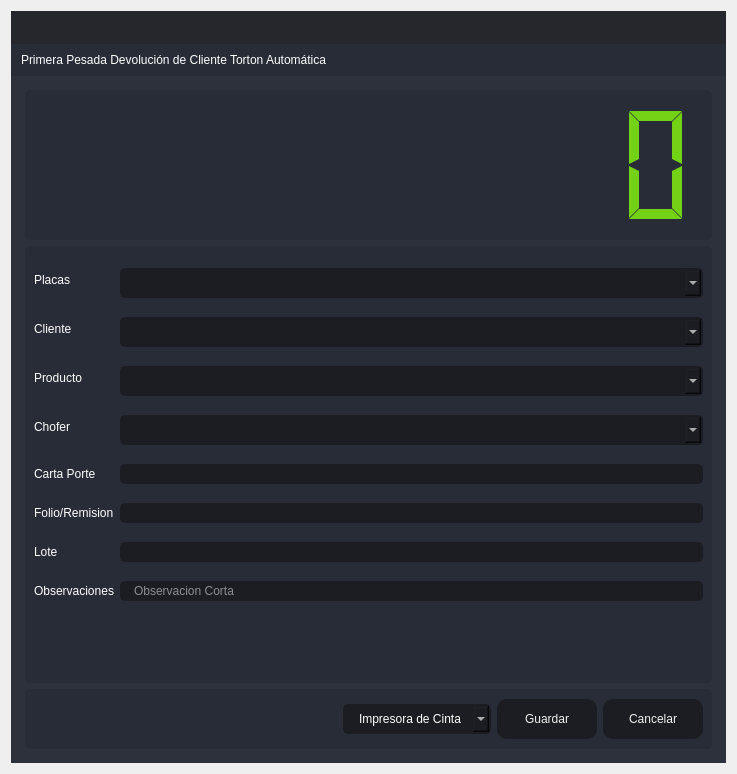
<?xml version="1.0" encoding="UTF-8"?>
<ui version="4.0">
 <class>PrimeraPDC</class>
 <widget class="QDialog" name="PrimeraPDC">
  <property name="windowModality">
   <enum>Qt::ApplicationModal</enum>
  </property>
  <property name="geometry">
   <rect>
    <x>0</x>
    <y>0</y>
    <width>737</width>
    <height>774</height>
   </rect>
  </property>
  <property name="minimumSize">
   <size>
    <width>737</width>
    <height>774</height>
   </size>
  </property>
  <property name="maximumSize">
   <size>
    <width>737</width>
    <height>774</height>
   </size>
  </property>
  <property name="windowTitle">
   <string>Primera Pesada Devolución de Cliente Torton Automática</string>
  </property>
  <layout class="QVBoxLayout" name="verticalLayout_6">
   <item>
    <widget class="QFrame" name="frame_main">
     <property name="styleSheet">
      <string notr="true">/* LINE EDIT */
QLineEdit {
	background-color: rgb(27, 29, 35);
	border-radius: 5px;
	border: 2px solid rgb(27, 29, 35);
	padding-left: 10px;
}
QLineEdit:hover {
	border: 2px solid rgb(64, 71, 88);
}
QLineEdit:focus {
	border: 2px solid rgb(91, 101, 124);
}

/* SCROLL BARS */
QScrollBar:horizontal {
    border: none;
    background: rgb(52, 59, 72);
    height: 14px;
    margin: 0px 21px 0 21px;
	border-radius: 0px;
}
QScrollBar::handle:horizontal {
    background: rgb(85, 170, 255);
    min-width: 25px;
	border-radius: 7px
}
QScrollBar::add-line:horizontal {
    border: none;
    background: rgb(55, 63, 77);
    width: 20px;
	border-top-right-radius: 7px;
    border-bottom-right-radius: 7px;
    subcontrol-position: right;
    subcontrol-origin: margin;
}
QScrollBar::sub-line:horizontal {
    border: none;
    background: rgb(55, 63, 77);
    width: 20px;
	border-top-left-radius: 7px;
    border-bottom-left-radius: 7px;
    subcontrol-position: left;
    subcontrol-origin: margin;
}
QScrollBar::up-arrow:horizontal, QScrollBar::down-arrow:horizontal
{
     background: none;
}
QScrollBar::add-page:horizontal, QScrollBar::sub-page:horizontal
{
     background: none;
}
 QScrollBar:vertical {
	border: none;
    background: rgb(52, 59, 72);
    width: 14px;
    margin: 21px 0 21px 0;
	border-radius: 0px;
 }
 QScrollBar::handle:vertical {	
	background: rgb(85, 170, 255);
    min-height: 25px;
	border-radius: 7px
 }
 QScrollBar::add-line:vertical {
     border: none;
    background: rgb(55, 63, 77);
     height: 20px;
	border-bottom-left-radius: 7px;
    border-bottom-right-radius: 7px;
     subcontrol-position: bottom;
     subcontrol-origin: margin;
 }
 QScrollBar::sub-line:vertical {
	border: none;
    background: rgb(55, 63, 77);
     height: 20px;
	border-top-left-radius: 7px;
    border-top-right-radius: 7px;
     subcontrol-position: top;
     subcontrol-origin: margin;
 }
 QScrollBar::up-arrow:vertical, QScrollBar::down-arrow:vertical {
     background: none;
 }

 QScrollBar::add-page:vertical, QScrollBar::sub-page:vertical {
     background: none;
 }

/* CHECKBOX */
QCheckBox::indicator {
    border: 3px solid rgb(52, 59, 72);
	width: 15px;
	height: 15px;
	border-radius: 10px;
    background: rgb(44, 49, 60);
}
QCheckBox::indicator:hover {
    border: 3px solid rgb(58, 66, 81);
}
QCheckBox::indicator:checked {
    background: 3px solid rgb(52, 59, 72);
	border: 3px solid rgb(52, 59, 72);	
	background-image: url(:/16x16/icons/16x16/cil-check-alt.png);
}

/* RADIO BUTTON */
QRadioButton::indicator {
    border: 3px solid rgb(52, 59, 72);
	width: 15px;
	height: 15px;
	border-radius: 10px;
    background: rgb(44, 49, 60);
}
QRadioButton::indicator:hover {
    border: 3px solid rgb(58, 66, 81);
}
QRadioButton::indicator:checked {
    background: 3px solid rgb(94, 106, 130);
	border: 3px solid rgb(52, 59, 72);	
}

/* COMBOBOX */
QComboBox{
	background-color: rgb(27, 29, 35);
	border-radius: 5px;
	border: 2px solid rgb(27, 29, 35);
	padding: 5px;
	padding-left: 10px;
}
QComboBox:hover{
	border: 2px solid rgb(64, 71, 88);
}
QComboBox::drop-down {
	subcontrol-origin: padding;
	subcontrol-position: top right;
	width: 25px; 
	border-left-width: 3px;
	border-left-color: rgba(39, 44, 54, 150);
	border-left-style: solid;
	border-top-right-radius: 3px;
	border-bottom-right-radius: 3px;	
	background-image: url(:/16x16/icons/16x16/cil-arrow-bottom.png);
	background-position: center;
	background-repeat: no-reperat;
 }
QComboBox QAbstractItemView {
	color: rgb(85, 170, 255);	
	background-color: rgb(27, 29, 35);
	padding: 10px;
	selection-background-color: rgb(39, 44, 54);
}

/* SLIDERS */
QSlider::groove:horizontal {
    border-radius: 9px;
    height: 18px;
	margin: 0px;
	background-color: rgb(52, 59, 72);
}
QSlider::groove:horizontal:hover {
	background-color: rgb(55, 62, 76);
}
QSlider::handle:horizontal {
    background-color: rgb(85, 170, 255);
    border: none;
    height: 18px;
    width: 18px;
    margin: 0px;
	border-radius: 9px;
}
QSlider::handle:horizontal:hover {
    background-color: rgb(105, 180, 255);
}
QSlider::handle:horizontal:pressed {
    background-color: rgb(65, 130, 195);
}

QSlider::groove:vertical {
    border-radius: 9px;
    width: 18px;
    margin: 0px;
	background-color: rgb(52, 59, 72);
}
QSlider::groove:vertical:hover {
	background-color: rgb(55, 62, 76);
}
QSlider::handle:vertical {
    background-color: rgb(85, 170, 255);
	border: none;
    height: 18px;
    width: 18px;
    margin: 0px;
	border-radius: 9px;
}
QSlider::handle:vertical:hover {
    background-color: rgb(105, 180, 255);
}
QSlider::handle:vertical:pressed {
    background-color: rgb(65, 130, 195);
}

</string>
     </property>
     <property name="frameShape">
      <enum>QFrame::NoFrame</enum>
     </property>
     <property name="frameShadow">
      <enum>QFrame::Raised</enum>
     </property>
     <layout class="QVBoxLayout" name="verticalLayout">
      <property name="spacing">
       <number>0</number>
      </property>
      <property name="leftMargin">
       <number>0</number>
      </property>
      <property name="topMargin">
       <number>0</number>
      </property>
      <property name="rightMargin">
       <number>0</number>
      </property>
      <property name="bottomMargin">
       <number>0</number>
      </property>
      <item>
       <widget class="QFrame" name="frame_top">
        <property name="minimumSize">
         <size>
          <width>0</width>
          <height>65</height>
         </size>
        </property>
        <property name="maximumSize">
         <size>
          <width>16777215</width>
          <height>65</height>
         </size>
        </property>
        <property name="styleSheet">
         <string notr="true">background-color: transparent;</string>
        </property>
        <property name="frameShape">
         <enum>QFrame::NoFrame</enum>
        </property>
        <property name="frameShadow">
         <enum>QFrame::Raised</enum>
        </property>
        <layout class="QHBoxLayout" name="horizontalLayout_3">
         <property name="spacing">
          <number>0</number>
         </property>
         <property name="leftMargin">
          <number>0</number>
         </property>
         <property name="topMargin">
          <number>0</number>
         </property>
         <property name="rightMargin">
          <number>0</number>
         </property>
         <property name="bottomMargin">
          <number>0</number>
         </property>
         <item>
          <widget class="QFrame" name="frame_toggle">
           <property name="maximumSize">
            <size>
             <width>70</width>
             <height>16777215</height>
            </size>
           </property>
           <property name="styleSheet">
            <string notr="true">background-color: rgb(27, 29, 35);</string>
           </property>
           <property name="frameShape">
            <enum>QFrame::NoFrame</enum>
           </property>
           <property name="frameShadow">
            <enum>QFrame::Raised</enum>
           </property>
           <layout class="QVBoxLayout" name="verticalLayout_3">
            <property name="spacing">
             <number>0</number>
            </property>
            <property name="leftMargin">
             <number>0</number>
            </property>
            <property name="topMargin">
             <number>0</number>
            </property>
            <property name="rightMargin">
             <number>0</number>
            </property>
            <property name="bottomMargin">
             <number>0</number>
            </property>
           </layout>
          </widget>
         </item>
         <item>
          <widget class="QFrame" name="frame_top_right">
           <property name="styleSheet">
            <string notr="true">background: transparent;</string>
           </property>
           <property name="frameShape">
            <enum>QFrame::NoFrame</enum>
           </property>
           <property name="frameShadow">
            <enum>QFrame::Raised</enum>
           </property>
           <layout class="QVBoxLayout" name="verticalLayout_2">
            <property name="spacing">
             <number>0</number>
            </property>
            <property name="leftMargin">
             <number>0</number>
            </property>
            <property name="topMargin">
             <number>0</number>
            </property>
            <property name="rightMargin">
             <number>0</number>
            </property>
            <property name="bottomMargin">
             <number>0</number>
            </property>
            <item>
             <widget class="QFrame" name="frame_top_btns">
              <property name="maximumSize">
               <size>
                <width>16777215</width>
                <height>42</height>
               </size>
              </property>
              <property name="styleSheet">
               <string notr="true">background-color: rgba(27, 29, 35, 200)</string>
              </property>
              <property name="frameShape">
               <enum>QFrame::NoFrame</enum>
              </property>
              <property name="frameShadow">
               <enum>QFrame::Raised</enum>
              </property>
              <layout class="QHBoxLayout" name="horizontalLayout_4">
               <property name="spacing">
                <number>0</number>
               </property>
               <property name="leftMargin">
                <number>0</number>
               </property>
               <property name="topMargin">
                <number>0</number>
               </property>
               <property name="rightMargin">
                <number>0</number>
               </property>
               <property name="bottomMargin">
                <number>0</number>
               </property>
               <item>
                <widget class="QFrame" name="frame_label_top_btns">
                 <property name="sizePolicy">
                  <sizepolicy hsizetype="Expanding" vsizetype="Preferred">
                   <horstretch>0</horstretch>
                   <verstretch>0</verstretch>
                  </sizepolicy>
                 </property>
                 <property name="frameShape">
                  <enum>QFrame::NoFrame</enum>
                 </property>
                 <property name="frameShadow">
                  <enum>QFrame::Raised</enum>
                 </property>
                 <layout class="QHBoxLayout" name="horizontalLayout_10">
                  <property name="spacing">
                   <number>0</number>
                  </property>
                  <property name="leftMargin">
                   <number>5</number>
                  </property>
                  <property name="topMargin">
                   <number>0</number>
                  </property>
                  <property name="rightMargin">
                   <number>10</number>
                  </property>
                  <property name="bottomMargin">
                   <number>0</number>
                  </property>
                 </layout>
                </widget>
               </item>
               <item alignment="Qt::AlignRight">
                <widget class="QFrame" name="frame_btns_right">
                 <property name="sizePolicy">
                  <sizepolicy hsizetype="Expanding" vsizetype="Preferred">
                   <horstretch>0</horstretch>
                   <verstretch>0</verstretch>
                  </sizepolicy>
                 </property>
                 <property name="maximumSize">
                  <size>
                   <width>120</width>
                   <height>16777215</height>
                  </size>
                 </property>
                 <property name="frameShape">
                  <enum>QFrame::NoFrame</enum>
                 </property>
                 <property name="frameShadow">
                  <enum>QFrame::Raised</enum>
                 </property>
                 <layout class="QHBoxLayout" name="horizontalLayout_5">
                  <property name="spacing">
                   <number>0</number>
                  </property>
                  <property name="leftMargin">
                   <number>0</number>
                  </property>
                  <property name="topMargin">
                   <number>0</number>
                  </property>
                  <property name="rightMargin">
                   <number>0</number>
                  </property>
                  <property name="bottomMargin">
                   <number>0</number>
                  </property>
                 </layout>
                </widget>
               </item>
              </layout>
             </widget>
            </item>
            <item>
             <widget class="QFrame" name="frame_top_info">
              <property name="maximumSize">
               <size>
                <width>16777215</width>
                <height>65</height>
               </size>
              </property>
              <property name="styleSheet">
               <string notr="true">background-color: rgb(39, 44, 54);</string>
              </property>
              <property name="frameShape">
               <enum>QFrame::NoFrame</enum>
              </property>
              <property name="frameShadow">
               <enum>QFrame::Raised</enum>
              </property>
              <layout class="QHBoxLayout" name="horizontalLayout_8">
               <property name="spacing">
                <number>0</number>
               </property>
               <property name="leftMargin">
                <number>10</number>
               </property>
               <property name="topMargin">
                <number>0</number>
               </property>
               <property name="rightMargin">
                <number>10</number>
               </property>
               <property name="bottomMargin">
                <number>0</number>
               </property>
               <item>
                <widget class="QLabel" name="label">
                 <property name="styleSheet">
                  <string notr="true">font: 75 16pt &quot;MS Shell Dlg 2&quot;;
color: rgb(255, 255, 255);</string>
                 </property>
                 <property name="text">
                  <string>Primera Pesada Devolución de Cliente Torton Automática</string>
                 </property>
                </widget>
               </item>
              </layout>
             </widget>
            </item>
           </layout>
          </widget>
         </item>
        </layout>
       </widget>
      </item>
      <item>
       <widget class="QFrame" name="frame_center">
        <property name="sizePolicy">
         <sizepolicy hsizetype="Expanding" vsizetype="Expanding">
          <horstretch>0</horstretch>
          <verstretch>0</verstretch>
         </sizepolicy>
        </property>
        <property name="styleSheet">
         <string notr="true">background-color: rgb(40, 44, 52);</string>
        </property>
        <property name="frameShape">
         <enum>QFrame::NoFrame</enum>
        </property>
        <property name="frameShadow">
         <enum>QFrame::Raised</enum>
        </property>
        <layout class="QHBoxLayout" name="horizontalLayout_2">
         <property name="spacing">
          <number>0</number>
         </property>
         <property name="leftMargin">
          <number>0</number>
         </property>
         <property name="topMargin">
          <number>0</number>
         </property>
         <property name="rightMargin">
          <number>0</number>
         </property>
         <property name="bottomMargin">
          <number>0</number>
         </property>
         <item>
          <widget class="QFrame" name="frame_content_right">
           <property name="styleSheet">
            <string notr="true">background-color: rgb(44, 49, 60);</string>
           </property>
           <property name="frameShape">
            <enum>QFrame::NoFrame</enum>
           </property>
           <property name="frameShadow">
            <enum>QFrame::Raised</enum>
           </property>
           <layout class="QVBoxLayout" name="verticalLayout_4">
            <property name="spacing">
             <number>0</number>
            </property>
            <property name="leftMargin">
             <number>0</number>
            </property>
            <property name="topMargin">
             <number>0</number>
            </property>
            <property name="rightMargin">
             <number>0</number>
            </property>
            <property name="bottomMargin">
             <number>0</number>
            </property>
            <item>
             <widget class="QFrame" name="frame_content">
              <property name="frameShape">
               <enum>QFrame::NoFrame</enum>
              </property>
              <property name="frameShadow">
               <enum>QFrame::Raised</enum>
              </property>
              <layout class="QVBoxLayout" name="verticalLayout_9">
               <property name="spacing">
                <number>0</number>
               </property>
               <property name="leftMargin">
                <number>5</number>
               </property>
               <property name="topMargin">
                <number>5</number>
               </property>
               <property name="rightMargin">
                <number>5</number>
               </property>
               <property name="bottomMargin">
                <number>5</number>
               </property>
               <item>
                <widget class="QStackedWidget" name="stackedWidget">
                 <property name="styleSheet">
                  <string notr="true">background: transparent;</string>
                 </property>
                 <property name="currentIndex">
                  <number>0</number>
                 </property>
                 <widget class="QWidget" name="page_home">
                  <layout class="QVBoxLayout" name="verticalLayout_10">
                   <item>
                    <widget class="QFrame" name="frame_3">
                     <property name="minimumSize">
                      <size>
                       <width>0</width>
                       <height>150</height>
                      </size>
                     </property>
                     <property name="maximumSize">
                      <size>
                       <width>16777215</width>
                       <height>150</height>
                      </size>
                     </property>
                     <property name="styleSheet">
                      <string notr="true">background-color: rgb(39, 44, 54);
border-radius: 5px;</string>
                     </property>
                     <property name="frameShape">
                      <enum>QFrame::StyledPanel</enum>
                     </property>
                     <property name="frameShadow">
                      <enum>QFrame::Raised</enum>
                     </property>
                     <layout class="QVBoxLayout" name="verticalLayout_11">
                      <item>
                       <layout class="QVBoxLayout" name="verticalLayout_8">
                        <item>
                         <widget class="QLCDNumber" name="lcdNumber_7">
                          <property name="styleSheet">
                           <string notr="true">color:rgb(115, 210, 22)</string>
                          </property>
                          <property name="digitCount">
                           <number>10</number>
                          </property>
                          <property name="segmentStyle">
                           <enum>QLCDNumber::Flat</enum>
                          </property>
                          <property name="value" stdset="0">
                           <double>0.000000000000000</double>
                          </property>
                         </widget>
                        </item>
                       </layout>
                      </item>
                     </layout>
                    </widget>
                   </item>
                   <item>
                    <widget class="QFrame" name="frame">
                     <property name="styleSheet">
                      <string notr="true">background-color: rgb(39, 44, 54);
border-radius: 5px;</string>
                     </property>
                     <property name="frameShape">
                      <enum>QFrame::StyledPanel</enum>
                     </property>
                     <property name="frameShadow">
                      <enum>QFrame::Raised</enum>
                     </property>
                     <layout class="QVBoxLayout" name="verticalLayout_5">
                      <item>
                       <layout class="QVBoxLayout" name="verticalLayout_12">
                        <item>
                         <layout class="QFormLayout" name="formLayout">
                          <item row="0" column="0">
                           <widget class="QLabel" name="label_2">
                            <property name="styleSheet">
                             <string notr="true">color: rgb(255, 255, 255);
font: 75 12pt &quot;MS Shell Dlg 2&quot;;</string>
                            </property>
                            <property name="text">
                             <string>Placas</string>
                            </property>
                           </widget>
                          </item>
                          <item row="0" column="1">
                           <widget class="QComboBox" name="comboBox_placas">
                            <property name="styleSheet">
                             <string notr="true">QComboBox{
	background-color: rgb(27, 29, 35);
	border-radius: 5px;
	border: 2px solid rgb(27, 29, 35);
	padding: 5px;
	padding-left: 14px;
	color: rgb(255, 255, 255);
    font: 75 12pt &quot;MS Shell Dlg 2&quot;;
}
QComboBox:hover{
	border: 2px solid rgb(64, 71, 88);
}
QComboBox QAbstractItemView {
	color: rgb(85, 170, 255);	
	background-color: rgb(27, 29, 35);
	padding: 10px;
	selection-background-color: rgb(39, 44, 54);
}</string>
                            </property>
                           </widget>
                          </item>
                          <item row="1" column="0">
                           <widget class="QLabel" name="label_3">
                            <property name="styleSheet">
                             <string notr="true">color: rgb(255, 255, 255);
font: 75 12pt &quot;MS Shell Dlg 2&quot;;</string>
                            </property>
                            <property name="text">
                             <string>Cliente</string>
                            </property>
                           </widget>
                          </item>
                          <item row="1" column="1">
                           <widget class="QComboBox" name="comboBox_cliente">
                            <property name="styleSheet">
                             <string notr="true">QComboBox{
	background-color: rgb(27, 29, 35);
	border-radius: 5px;
	border: 2px solid rgb(27, 29, 35);
	padding: 5px;
	padding-left: 14px;
	color: rgb(255, 255, 255);
    font: 75 12pt &quot;MS Shell Dlg 2&quot;;
}
QComboBox:hover{
	border: 2px solid rgb(64, 71, 88);
}
QComboBox QAbstractItemView {
	color: rgb(85, 170, 255);	
	background-color: rgb(27, 29, 35);
	padding: 10px;
	selection-background-color: rgb(39, 44, 54);
}</string>
                            </property>
                           </widget>
                          </item>
                          <item row="2" column="0">
                           <widget class="QLabel" name="label_5">
                            <property name="styleSheet">
                             <string notr="true">color: rgb(255, 255, 255);
font: 75 12pt &quot;MS Shell Dlg 2&quot;;</string>
                            </property>
                            <property name="text">
                             <string>Producto</string>
                            </property>
                           </widget>
                          </item>
                          <item row="2" column="1">
                           <widget class="QComboBox" name="comboBox_productos">
                            <property name="styleSheet">
                             <string notr="true">QComboBox{
	background-color: rgb(27, 29, 35);
	border-radius: 5px;
	border: 2px solid rgb(27, 29, 35);
	padding: 5px;
	padding-left: 14px;
	color: rgb(255, 255, 255);
    font: 75 12pt &quot;MS Shell Dlg 2&quot;;
}
QComboBox:hover{
	border: 2px solid rgb(64, 71, 88);
}
QComboBox QAbstractItemView {
	color: rgb(85, 170, 255);	
	background-color: rgb(27, 29, 35);
	padding: 10px;
	selection-background-color: rgb(39, 44, 54);
}</string>
                            </property>
                           </widget>
                          </item>
                          <item row="3" column="0">
                           <widget class="QLabel" name="label_6">
                            <property name="styleSheet">
                             <string notr="true">color: rgb(255, 255, 255);
font: 75 12pt &quot;MS Shell Dlg 2&quot;;</string>
                            </property>
                            <property name="text">
                             <string>Chofer</string>
                            </property>
                           </widget>
                          </item>
                          <item row="3" column="1">
                           <widget class="QComboBox" name="comboBox_operador">
                            <property name="styleSheet">
                             <string notr="true">QComboBox{
	background-color: rgb(27, 29, 35);
	border-radius: 5px;
	border: 2px solid rgb(27, 29, 35);
	padding: 5px;
	padding-left: 14px;
	color: rgb(255, 255, 255);
    font: 75 12pt &quot;MS Shell Dlg 2&quot;;
}
QComboBox:hover{
	border: 2px solid rgb(64, 71, 88);
}
QComboBox QAbstractItemView {
	color: rgb(85, 170, 255);	
	background-color: rgb(27, 29, 35);
	padding: 10px;
	selection-background-color: rgb(39, 44, 54);
}</string>
                            </property>
                           </widget>
                          </item>
                          <item row="7" column="0">
                           <widget class="QLabel" name="label_7">
                            <property name="styleSheet">
                             <string notr="true">color: rgb(255, 255, 255);
font: 75 12pt &quot;MS Shell Dlg 2&quot;;</string>
                            </property>
                            <property name="text">
                             <string>Observaciones</string>
                            </property>
                           </widget>
                          </item>
                          <item row="8" column="0">
                           <widget class="Line" name="line">
                            <property name="orientation">
                             <enum>Qt::Horizontal</enum>
                            </property>
                           </widget>
                          </item>
                          <item row="8" column="1">
                           <spacer name="verticalSpacer">
                            <property name="orientation">
                             <enum>Qt::Vertical</enum>
                            </property>
                            <property name="sizeHint" stdset="0">
                             <size>
                              <width>20</width>
                              <height>40</height>
                             </size>
                            </property>
                           </spacer>
                          </item>
                          <item row="4" column="0">
                           <widget class="QLabel" name="label_4">
                            <property name="styleSheet">
                             <string notr="true">color: rgb(255, 255, 255);
font: 75 12pt &quot;MS Shell Dlg 2&quot;;</string>
                            </property>
                            <property name="text">
                             <string>Carta Porte</string>
                            </property>
                           </widget>
                          </item>
                          <item row="5" column="0">
                           <widget class="QLabel" name="label_8">
                            <property name="styleSheet">
                             <string notr="true">color: rgb(255, 255, 255);
font: 75 12pt &quot;MS Shell Dlg 2&quot;;</string>
                            </property>
                            <property name="text">
                             <string>Folio/Remision</string>
                            </property>
                           </widget>
                          </item>
                          <item row="4" column="1">
                           <widget class="QLineEdit" name="cartaporte">
                            <property name="styleSheet">
                             <string notr="true">QLineEdit {
	background-color: rgb(27, 29, 35);
	border-radius: 5px;
	border: 2px solid rgb(27, 29, 35);
	padding-left: 10px;
	font: 75 12pt &quot;MS Shell Dlg 2&quot;;
	color: rgb(255, 255, 255);
}
QLineEdit:hover {
	border: 2px solid rgb(64, 71, 88);
}
QLineEdit:focus {
	border: 2px solid rgb(91, 101, 124);
}</string>
                            </property>
                           </widget>
                          </item>
                          <item row="5" column="1">
                           <widget class="QLineEdit" name="folio">
                            <property name="styleSheet">
                             <string notr="true">QLineEdit {
	background-color: rgb(27, 29, 35);
	border-radius: 5px;
	border: 2px solid rgb(27, 29, 35);
	padding-left: 10px;
	font: 75 12pt &quot;MS Shell Dlg 2&quot;;
	color: rgb(255, 255, 255);
}
QLineEdit:hover {
	border: 2px solid rgb(64, 71, 88);
}
QLineEdit:focus {
	border: 2px solid rgb(91, 101, 124);
}</string>
                            </property>
                           </widget>
                          </item>
                          <item row="6" column="1">
                           <widget class="QLineEdit" name="lote">
                            <property name="styleSheet">
                             <string notr="true">QLineEdit {
	background-color: rgb(27, 29, 35);
	border-radius: 5px;
	border: 2px solid rgb(27, 29, 35);
	padding-left: 10px;
	font: 75 12pt &quot;MS Shell Dlg 2&quot;;
	color: rgb(255, 255, 255);
}
QLineEdit:hover {
	border: 2px solid rgb(64, 71, 88);
}
QLineEdit:focus {
	border: 2px solid rgb(91, 101, 124);
}</string>
                            </property>
                           </widget>
                          </item>
                          <item row="6" column="0">
                           <widget class="QLabel" name="label_9">
                            <property name="styleSheet">
                             <string notr="true">color: rgb(255, 255, 255);
font: 75 12pt &quot;MS Shell Dlg 2&quot;;</string>
                            </property>
                            <property name="text">
                             <string>Lote</string>
                            </property>
                           </widget>
                          </item>
                          <item row="7" column="1">
                           <widget class="QLineEdit" name="observaciones">
                            <property name="styleSheet">
                             <string notr="true">QLineEdit {
	background-color: rgb(27, 29, 35);
	border-radius: 5px;
	border: 2px solid rgb(27, 29, 35);
	padding-left: 10px;
	font: 75 12pt &quot;MS Shell Dlg 2&quot;;
	color: rgb(255, 255, 255);
}
QLineEdit:hover {
	border: 2px solid rgb(64, 71, 88);
}
QLineEdit:focus {
	border: 2px solid rgb(91, 101, 124);
}</string>
                            </property>
                            <property name="maxLength">
                             <number>125</number>
                            </property>
                            <property name="placeholderText">
                             <string>Observacion Corta</string>
                            </property>
                           </widget>
                          </item>
                         </layout>
                        </item>
                       </layout>
                      </item>
                     </layout>
                    </widget>
                   </item>
                   <item>
                    <widget class="QFrame" name="frame_2">
                     <property name="minimumSize">
                      <size>
                       <width>0</width>
                       <height>60</height>
                      </size>
                     </property>
                     <property name="maximumSize">
                      <size>
                       <width>16777215</width>
                       <height>60</height>
                      </size>
                     </property>
                     <property name="styleSheet">
                      <string notr="true">background-color: rgb(39, 44, 54);
border-radius: 5px;</string>
                     </property>
                     <property name="frameShape">
                      <enum>QFrame::StyledPanel</enum>
                     </property>
                     <property name="frameShadow">
                      <enum>QFrame::Raised</enum>
                     </property>
                     <layout class="QHBoxLayout" name="horizontalLayout_9">
                      <item>
                       <layout class="QGridLayout" name="gridLayout">
                        <item row="0" column="0">
                         <spacer name="horizontalSpacer">
                          <property name="orientation">
                           <enum>Qt::Horizontal</enum>
                          </property>
                          <property name="sizeHint" stdset="0">
                           <size>
                            <width>40</width>
                            <height>20</height>
                           </size>
                          </property>
                         </spacer>
                        </item>
                        <item row="0" column="3">
                         <widget class="QPushButton" name="btnr">
                          <property name="minimumSize">
                           <size>
                            <width>100</width>
                            <height>40</height>
                           </size>
                          </property>
                          <property name="styleSheet">
                           <string notr="true">QPushButton {
	border-color: rgb(27, 29, 35);
	font: 75 10pt &quot;MS Shell Dlg 2&quot;;
	color: rgb(240, 240, 240);
	background-color: rgb(27, 29, 35);
	border: 0px solid;
	border-radius: 10px;	
}
QPushButton:hover {
	background-color:rgb(44, 49, 60);
	border-color: rgb(27, 29, 35);
	border: 2px solid;
}</string>
                          </property>
                          <property name="text">
                           <string>Cancelar</string>
                          </property>
                         </widget>
                        </item>
                        <item row="0" column="2">
                         <widget class="QPushButton" name="btn_guardar">
                          <property name="minimumSize">
                           <size>
                            <width>100</width>
                            <height>40</height>
                           </size>
                          </property>
                          <property name="styleSheet">
                           <string notr="true">QPushButton {
	border-color: rgb(27, 29, 35);
	font: 75 10pt &quot;MS Shell Dlg 2&quot;;
	color: rgb(240, 240, 240);
	background-color: rgb(27, 29, 35);
	border: 0px solid;
	border-radius: 10px;	
}
QPushButton:hover {
	background-color:rgb(44, 49, 60);
	border-color: rgb(27, 29, 35);
	border: 2px solid;
}</string>
                          </property>
                          <property name="text">
                           <string>Guardar</string>
                          </property>
                         </widget>
                        </item>
                        <item row="0" column="1">
                         <widget class="QComboBox" name="comboBox_impresora">
                          <property name="styleSheet">
                           <string notr="true">QComboBox{
	background-color: rgb(27, 29, 35);
	border-radius: 5px;
	border: 2px solid rgb(27, 29, 35);
	padding: 5px;
	padding-left: 14px;
	color: rgb(255, 255, 255);
    font: 75 12pt &quot;MS Shell Dlg 2&quot;;
}
QComboBox:hover{
	border: 2px solid rgb(64, 71, 88);
}
QComboBox QAbstractItemView {
	color: rgb(85, 170, 255);	
	background-color: rgb(27, 29, 35);
	padding: 10px;
	selection-background-color: rgb(39, 44, 54);
}</string>
                          </property>
                          <item>
                           <property name="text">
                            <string>Impresora de Cinta</string>
                           </property>
                          </item>
                          <item>
                           <property name="text">
                            <string>Impresora Windows</string>
                           </property>
                          </item>
                         </widget>
                        </item>
                       </layout>
                      </item>
                     </layout>
                    </widget>
                   </item>
                  </layout>
                 </widget>
                </widget>
               </item>
              </layout>
             </widget>
            </item>
           </layout>
          </widget>
         </item>
        </layout>
       </widget>
      </item>
     </layout>
    </widget>
   </item>
  </layout>
 </widget>
 <resources/>
 <connections/>
</ui>
